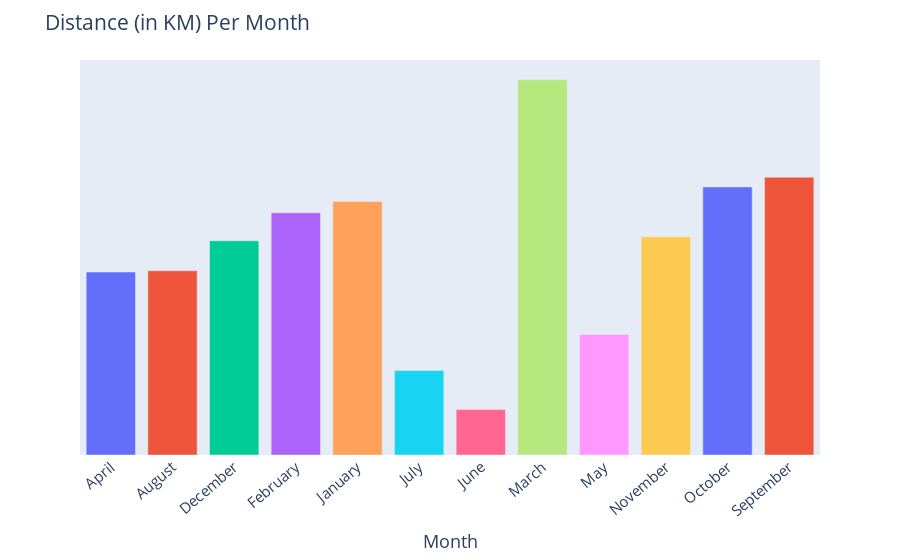

Notebook code cell kept with this figure:
### Code cell
# monthly breakdown
bymonth = df.groupby("month_name", as_index=False)['distance'].sum()
fig = px.bar(bymonth, 
             x=bymonth['month_name'], 
             y=bymonth['distance'], 
             color=bymonth['month_name'], 
#              text=bymonth['month_name'],
             color_continuous_scale='Rainbow',
#              orientation='h',
             labels={'color':''}
            )
fig.update_layout(
    title = "Distance (in KM) Per Month",
    xaxis_title='Month',
    yaxis_title='Distance (in KM)',
    xaxis_tickangle=-40,
    yaxis={'visible': False, 'showticklabels': False},
    showlegend=False,
    font=dict(size=15),
    
)
fig.show()
# go.FigureWidget(fig) # for jupyter viewing

### Figure 1 — Plotly figure (JSON) as saved in the notebook; plotly's stock layout.template omitted (floating-point values rounded to 4 significant figures)
{"data": [{"alignmentgroup": "True", "hovertemplate": "month_name=%{x}<br>distance=%{y}<extra></extra>", "legendgroup": "April", "marker": {"color": "#636efa", "pattern": {"shape": ""}}, "name": "April", "offsetgroup": "April", "orientation": "v", "showlegend": true, "textposition": "auto", "type": "bar", "x": ["April"], "xaxis": "x", "y": [201.2], "yaxis": "y"}, {"alignmentgroup": "True", "hovertemplate": "month_name=%{x}<br>distance=%{y}<extra></extra>", "legendgroup": "August", "marker": {"color": "#EF553B", "pattern": {"shape": ""}}, "name": "August", "offsetgroup": "August", "orientation": "v", "showlegend": true, "textposition": "auto", "type": "bar", "x": ["August"], "xaxis": "x", "y": [202.6], "yaxis": "y"}, {"alignmentgroup": "True", "hovertemplate": "month_name=%{x}<br>distance=%{y}<extra></extra>", "legendgroup": "December", "marker": {"color": "#00cc96", "pattern": {"shape": ""}}, "name": "December", "offsetgroup": "December", "orientation": "v", "showlegend": true, "textposition": "auto", "type": "bar", "x": ["December"], "xaxis": "x", "y": [235.6], "yaxis": "y"}, {"alignmentgroup": "True", "hovertemplate": "month_name=%{x}<br>distance=%{y}<extra></extra>", "legendgroup": "February", "marker": {"color": "#ab63fa", "pattern": {"shape": ""}}, "name": "February", "offsetgroup": "February", "orientation": "v", "showlegend": true, "textposition": "auto", "type": "bar", "x": ["February"], "xaxis": "x", "y": [266.3], "yaxis": "y"}, {"alignmentgroup": "True", "hovertemplate": "month_name=%{x}<br>distance=%{y}<extra></extra>", "legendgroup": "January", "marker": {"color": "#FFA15A", "pattern": {"shape": ""}}, "name": "January", "offsetgroup": "January", "orientation": "v", "showlegend": true, "textposition": "auto", "type": "bar", "x": ["January"], "xaxis": "x", "y": [278.7], "yaxis": "y"}, {"alignmentgroup": "True", "hovertemplate": "month_name=%{x}<br>distance=%{y}<extra></extra>", "legendgroup": "July", "marker": {"color": "#19d3f3", "pattern": {"shape": ""}}, "name": "July", "offsetgroup": "July", "orientation": "v", "showlegend": true, "textposition": "auto", "type": "bar", "x": ["July"], "xaxis": "x", "y": [93.05], "yaxis": "y"}, {"alignmentgroup": "True", "hovertemplate": "month_name=%{x}<br>distance=%{y}<extra></extra>", "legendgroup": "June", "marker": {"color": "#FF6692", "pattern": {"shape": ""}}, "name": "June", "offsetgroup": "June", "orientation": "v", "showlegend": true, "textposition": "auto", "type": "bar", "x": ["June"], "xaxis": "x", "y": [49.9], "yaxis": "y"}, {"alignmentgroup": "True", "hovertemplate": "month_name=%{x}<br>distance=%{y}<extra></extra>", "legendgroup": "March", "marker": {"color": "#B6E880", "pattern": {"shape": ""}}, "name": "March", "offsetgroup": "March", "orientation": "v", "showlegend": true, "textposition": "auto", "type": "bar", "x": ["March"], "xaxis": "x", "y": [412.6], "yaxis": "y"}, {"alignmentgroup": "True", "hovertemplate": "month_name=%{x}<br>distance=%{y}<extra></extra>", "legendgroup": "May", "marker": {"color": "#FF97FF", "pattern": {"shape": ""}}, "name": "May", "offsetgroup": "May", "orientation": "v", "showlegend": true, "textposition": "auto", "type": "bar", "x": ["May"], "xaxis": "x", "y": [132.5], "yaxis": "y"}, {"alignmentgroup": "True", "hovertemplate": "month_name=%{x}<br>distance=%{y}<extra></extra>", "legendgroup": "November", "marker": {"color": "#FECB52", "pattern": {"shape": ""}}, "name": "November", "offsetgroup": "November", "orientation": "v", "showlegend": true, "textposition": "auto", "type": "bar", "x": ["November"], "xaxis": "x", "y": [240.0], "yaxis": "y"}, {"alignmentgroup": "True", "hovertemplate": "month_name=%{x}<br>distance=%{y}<extra></extra>", "legendgroup": "October", "marker": {"color": "#636efa", "pattern": {"shape": ""}}, "name": "October", "offsetgroup": "October", "orientation": "v", "showlegend": true, "textposition": "auto", "type": "bar", "x": ["October"], "xaxis": "x", "y": [294.8], "yaxis": "y"}, {"alignmentgroup": "True", "hovertemplate": "month_name=%{x}<br>distance=%{y}<extra></extra>", "legendgroup": "September", "marker": {"color": "#EF553B", "pattern": {"shape": ""}}, "name": "September", "offsetgroup": "September", "orientation": "v", "showlegend": true, "textposition": "auto", "type": "bar", "x": ["September"], "xaxis": "x", "y": [305.5], "yaxis": "y"}], "layout": {"barmode": "relative", "font": {"size": 15}, "legend": {"title": {"text": "month_name"}, "tracegroupgap": 0}, "margin": {"t": 60}, "showlegend": false, "title": {"text": "Distance (in KM) Per Month"}, "xaxis": {"anchor": "y", "categoryarray": ["April", "August", "December", "February", "January", "July", "June", "March", "May", "November", "October", "September"], "categoryorder": "array", "domain": [0, 1], "tickangle": -40, "title": {"text": "Month"}}, "yaxis": {"anchor": "x", "domain": [0, 1], "showticklabels": false, "title": {"text": "Distance (in KM)"}, "visible": false}}}
